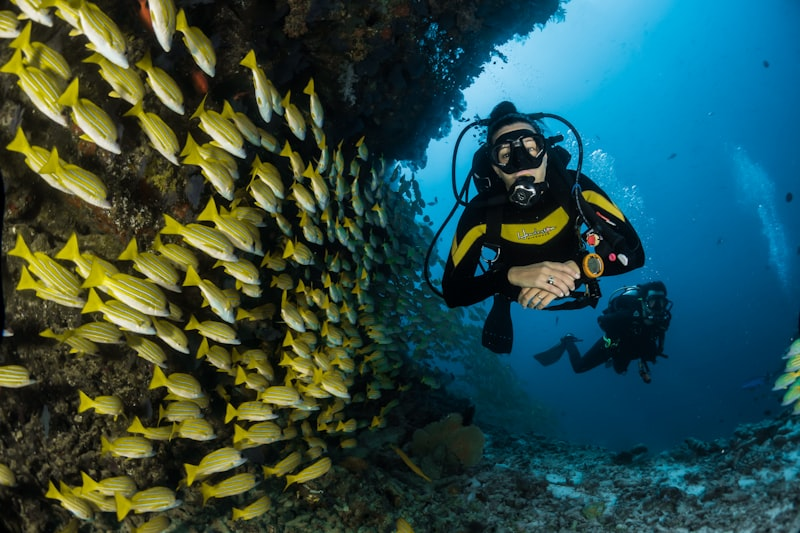
#> input picture sample_images/coral_reef.jpg, 800 x 533 px
$ python -i color_correction.py   (imports and definitions only)
#> lines starting #> are read from the running program, lines starting #| are printed output that depends on the picture
#> further down, picture is the input picture: shape (533, 800, 3); mean B, G, R 72.1, 76.7, 43.2
"""
Color Correction Module
- Red channel compensation (underwater red attenuation)
- White balance (Gray World, Max-RGB, Histogram Stretching)
"""
import cv2
import numpy as np


def compensate_red_channel(img):
    """
    Compensate for red light absorption in underwater images.
    Red light is absorbed first in water, so we boost the red channel
    based on the green and blue channel averages.
    """
    b, g, r = cv2.split(img.astype(np.float64))
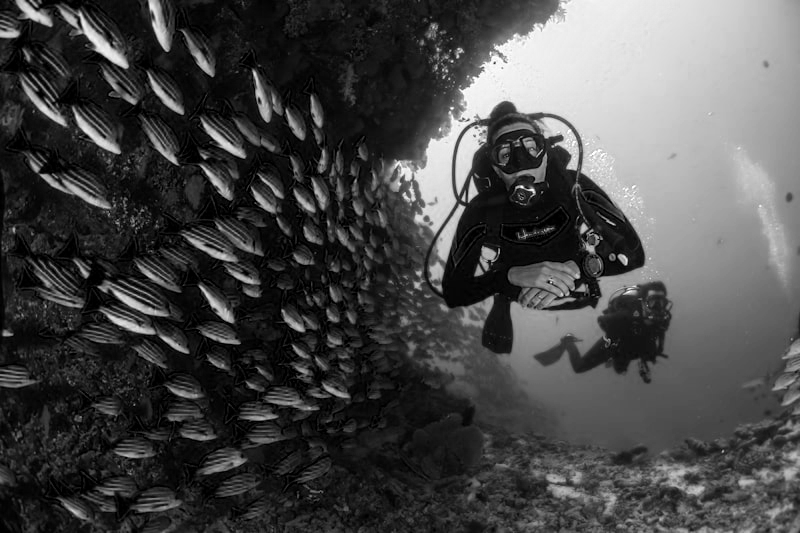
#> b: shape (533, 800) float64; min 0, max 255, mean 72.1
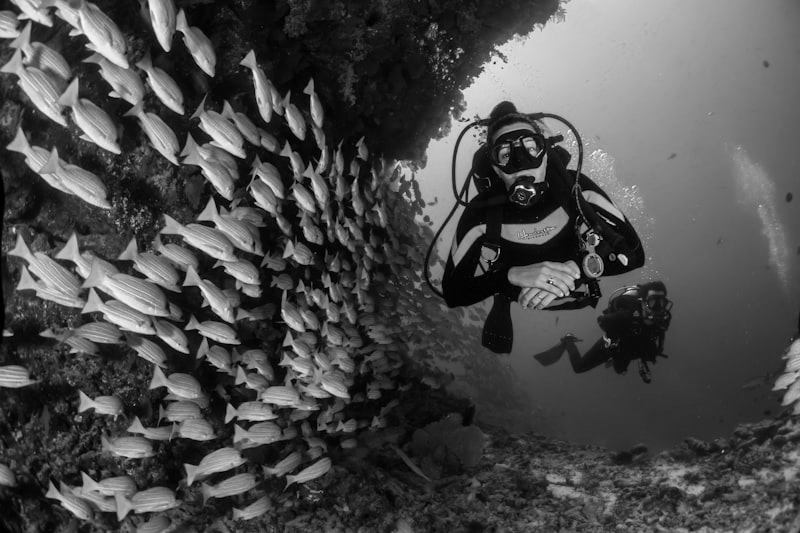
#> g: shape (533, 800) float64; min 0, max 255, mean 76.7
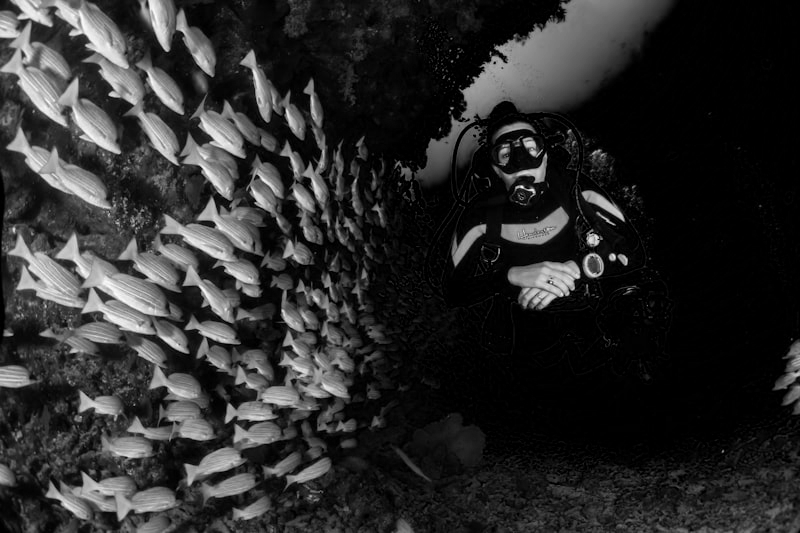
#> r: shape (533, 800) float64; min 0, max 253, mean 43.2

    r_mean = r.mean()
#> r_mean = 43.22
    g_mean = g.mean()
#> g_mean = 76.69
    b_mean = b.mean()
#> b_mean = 72.1

    # Compensation factor: how much red is lost relative to green
    if r_mean > 0:
        compensation = (g_mean - r_mean) * (r / g_mean) if g_mean > 0 else 0
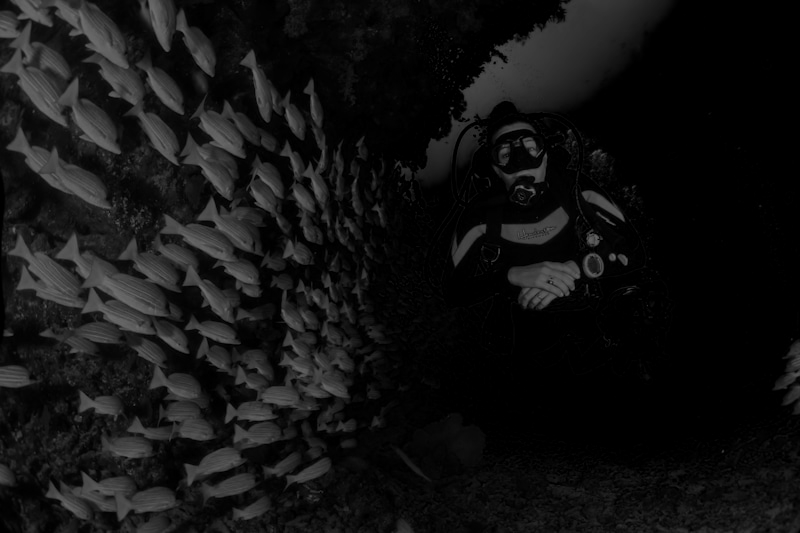
#> compensation: shape (533, 800) float64; min 0, max 110.4, mean 18.9
        r_compensated = np.clip(r + compensation, 0, 255)
    else:
        r_compensated = r

    result = cv2.merge([b, g, r_compensated]).astype(np.uint8)
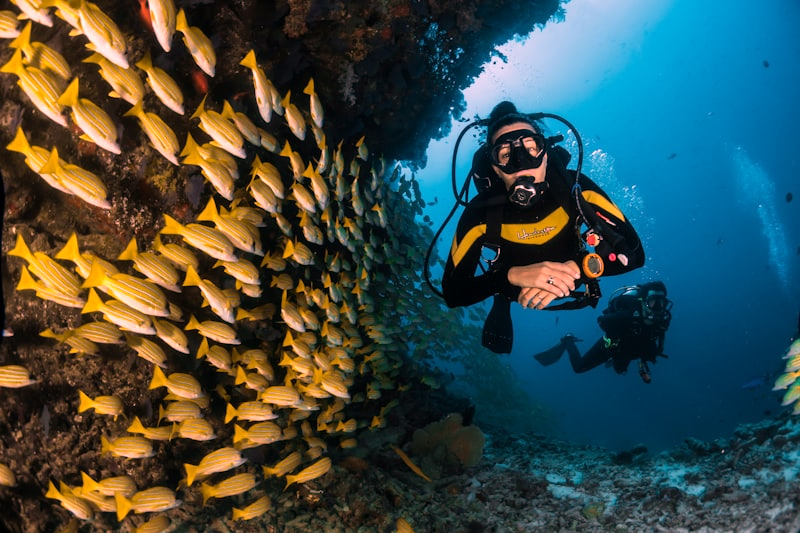
#> result: shape (533, 800, 3); mean B, G, R 72.1, 76.7, 60.4
    return result


def gray_world_white_balance(img):
    """
    Gray World Assumption: the average color of a scene should be gray.
    Adjusts each channel so its mean equals the overall mean.
    Formula: channel_out = channel * (avg_all / avg_channel)
    """
    b, g, r = cv2.split(img.astype(np.float64))
    avg_all = (b.mean() + g.mean() + r.mean()) / 3.0
#> avg_all = 69.73

    b_balanced = np.clip(b * (avg_all / max(b.mean(), 1)), 0, 255)
    g_balanced = np.clip(g * (avg_all / max(g.mean(), 1)), 0, 255)
    r_balanced = np.clip(r * (avg_all / max(r.mean(), 1)), 0, 255)
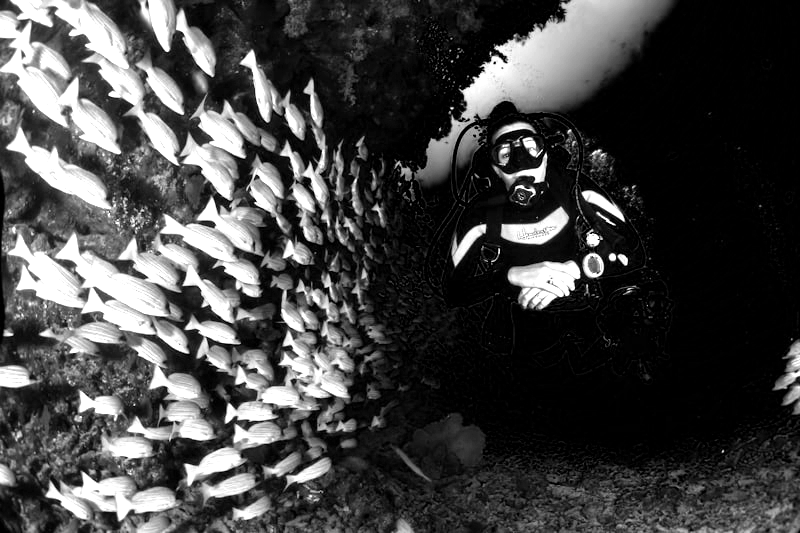
#> r_balanced: shape (533, 800) float64; min 0, max 255, mean 67.7

    return cv2.merge([b_balanced, g_balanced, r_balanced]).astype(np.uint8)
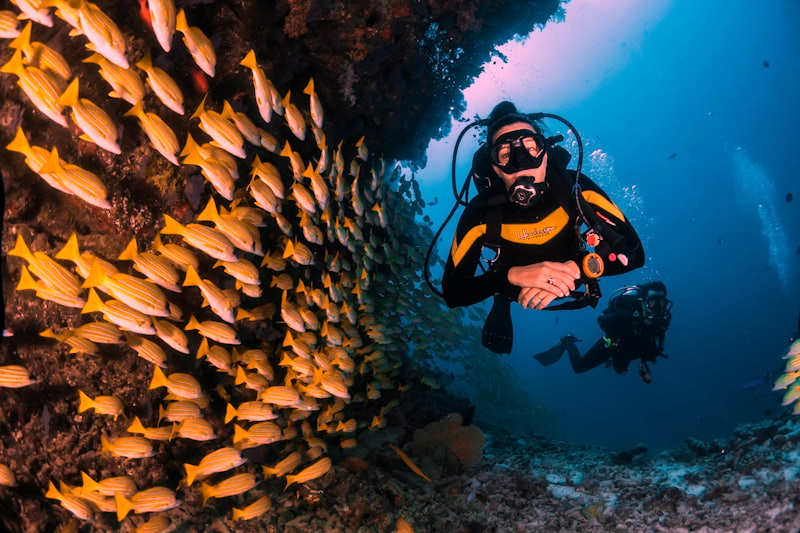
#> returned value: shape (533, 800, 3); mean of channels 0, 1, 2 69.2, 69.3, 67.3; drawn as B, G, R


def max_rgb_white_balance(img):
    """
    Max-RGB White Balance: normalize each channel by its maximum value.
    Formula: channel_out = channel * (255 / max_channel)
    """
    b, g, r = cv2.split(img.astype(np.float64))

    b_balanced = np.clip(b * (255.0 / max(b.max(), 1)), 0, 255)
    g_balanced = np.clip(g * (255.0 / max(g.max(), 1)), 0, 255)
    r_balanced = np.clip(r * (255.0 / max(r.max(), 1)), 0, 255)

    return cv2.merge([b_balanced, g_balanced, r_balanced]).astype(np.uint8)


def histogram_stretching(img):
    """
    Stretch each color channel's histogram to full [0, 255] range.
    Formula: out = (pixel - min) / (max - min) * 255
    """
    result = np.zeros_like(img, dtype=np.float64)
    for i in range(3):
        channel = img[:, :, i].astype(np.float64)
        c_min = np.percentile(channel, 1)   # 1st percentile to avoid outliers
        c_max = np.percentile(channel, 99)  # 99th percentile
        if c_max - c_min > 0:
            result[:, :, i] = np.clip((channel - c_min) / (c_max - c_min) * 255, 0, 255)
        else:
            result[:, :, i] = channel

    return result.astype(np.uint8)


def apply_color_correction(img, method="gray_world", red_comp=True):
    """Apply color correction with optional red channel compensation."""
    result = img.copy()

    if red_comp:
        result = compensate_red_channel(result)

    if method == "gray_world":
        result = gray_world_white_balance(result)
    elif method == "max_rgb":
        result = max_rgb_white_balance(result)
    elif method == "histogram_stretch":
        result = histogram_stretching(result)

    return result

>>> import cv2
>>> picture = cv2.imread('sample_images/coral_reef.jpg')
>>> result = apply_color_correction(picture)

$ run again, on sample_images/deep_ocean.jpg
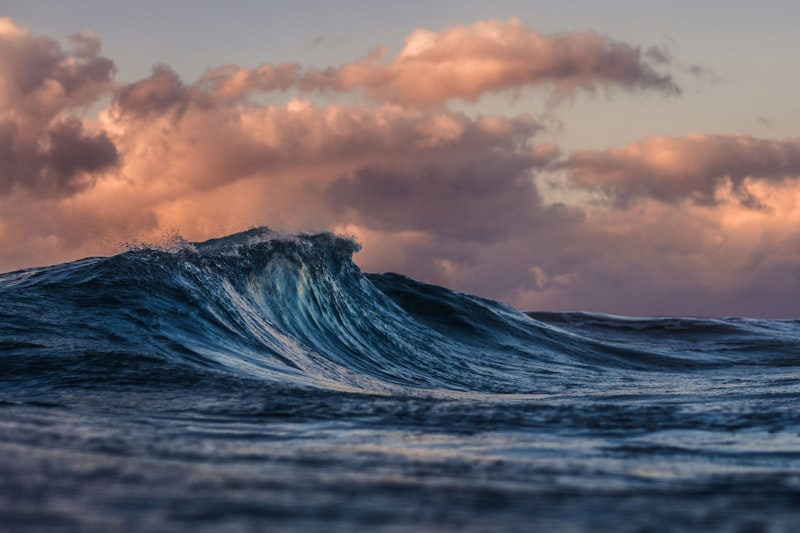
#> input picture sample_images/deep_ocean.jpg, 800 x 533 px
#> picture is the input picture: shape (533, 800, 3); mean B, G, R 106.9, 100.3, 107.3
#> in compensate_red_channel, `b, g, r = cv2.split(img.astype(np.float64))`:
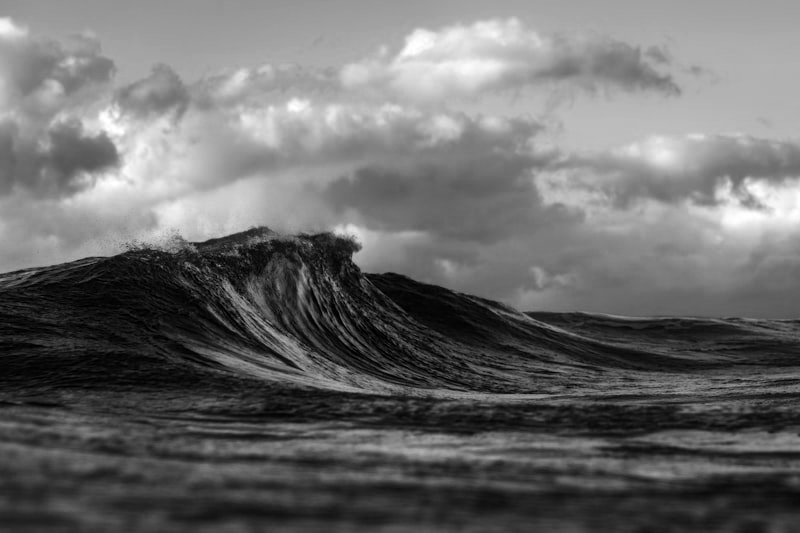
#> r: shape (533, 800) float64; min 0, max 255, mean 107.3
#> r_mean = 107.3
#> g_mean = 100.3
#> b_mean = 106.9
#> in compensate_red_channel, `compensation = (g_mean - r_mean) * (r / g_mean) if g_mean > 0 else 0`:
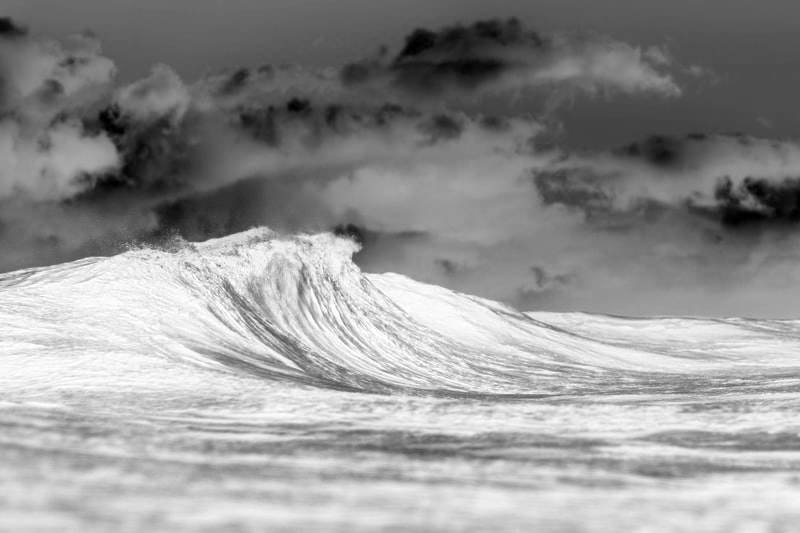
#> compensation: shape (533, 800) float64; min -17.8, max 0, mean -7.49; drawn with min black and max white
#> avg_all = 102.2

$ run again, on sample_images/diver.jpg
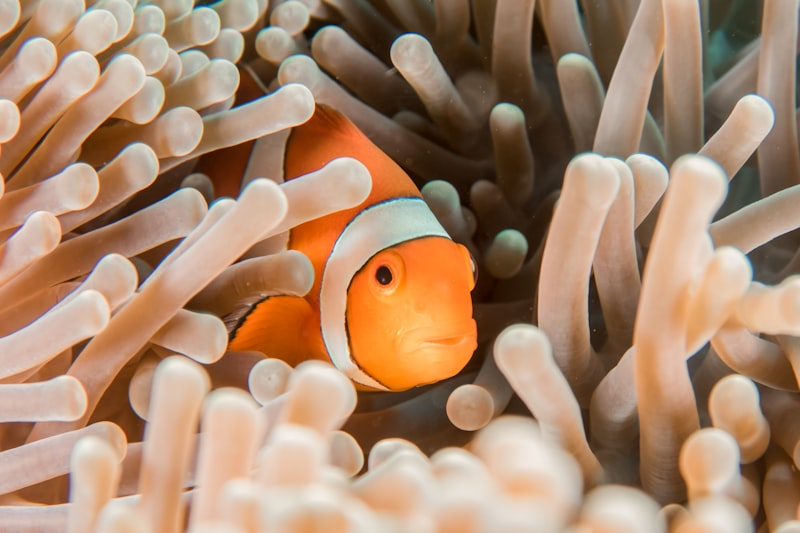
#> input picture sample_images/diver.jpg, 800 x 533 px
#> picture is the input picture: shape (533, 800, 3); mean B, G, R 108.8, 135, 168.9
#> in compensate_red_channel, `b, g, r = cv2.split(img.astype(np.float64))`:
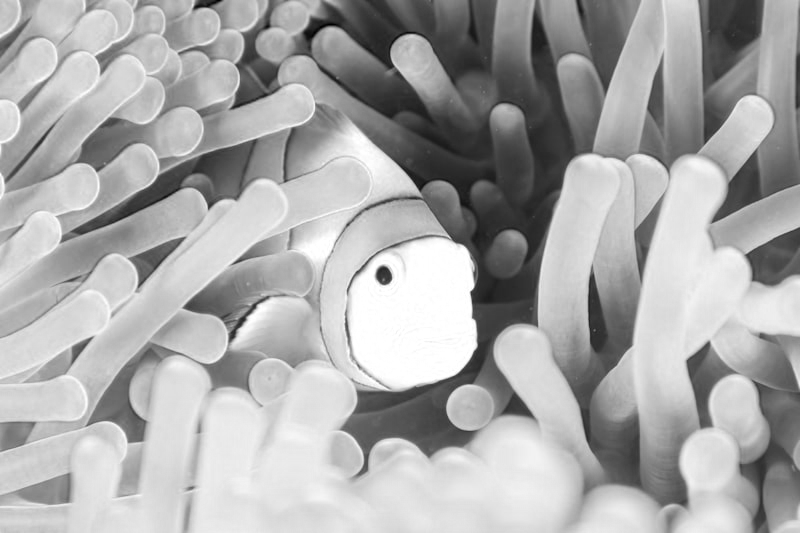
#> r: shape (533, 800) float64; min 0, max 255, mean 168.9
#> r_mean = 168.9
#> g_mean = 135
#> b_mean = 108.8
#> avg_all = 123.3
#> in gray_world_white_balance, `return cv2.merge([b_balanced, g_balanced, r_balanced]).astype(np.uint8)`:
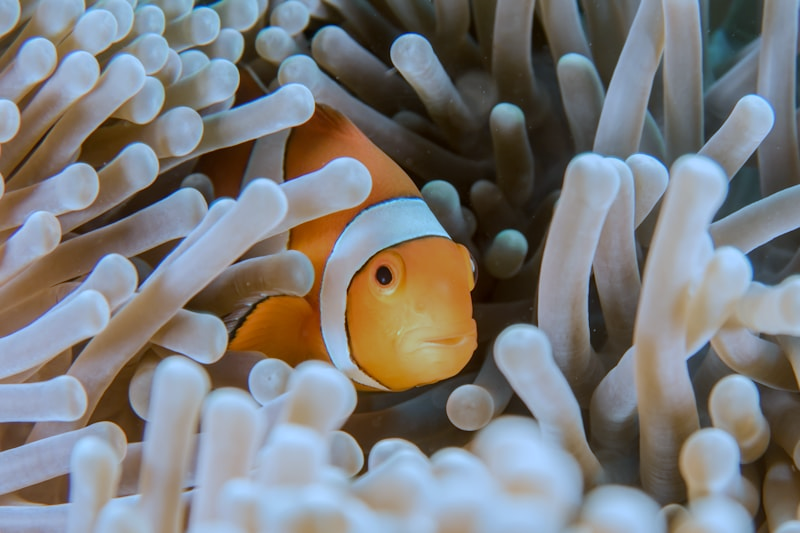
#> returned value: shape (533, 800, 3); mean of channels 0, 1, 2 122.8, 122.8, 122.8; drawn as B, G, R

$ run again, on sample_images/jellyfish.jpg
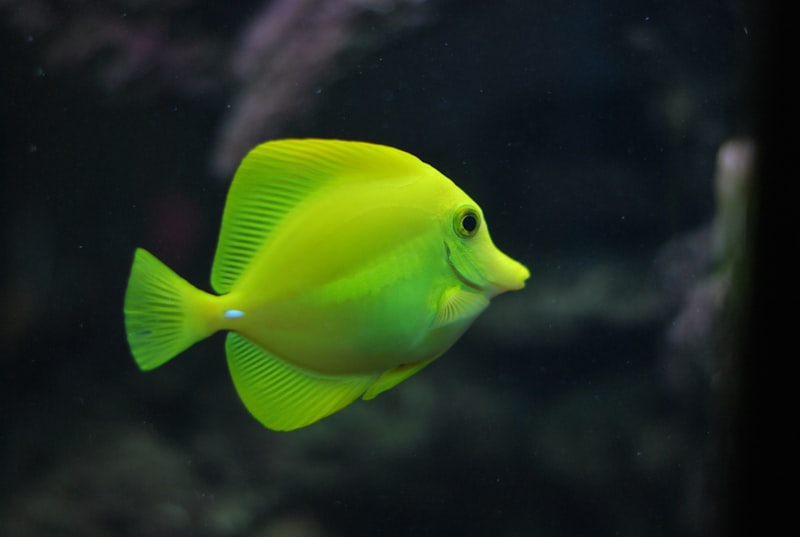
#> input picture sample_images/jellyfish.jpg, 800 x 537 px
#> picture is the input picture: shape (537, 800, 3); mean B, G, R 28.8, 49.3, 36
#> r_mean = 35.97
#> g_mean = 49.35
#> b_mean = 28.79
#> avg_all = 41.11
#> in gray_world_white_balance, `return cv2.merge([b_balanced, g_balanced, r_balanced]).astype(np.uint8)`:
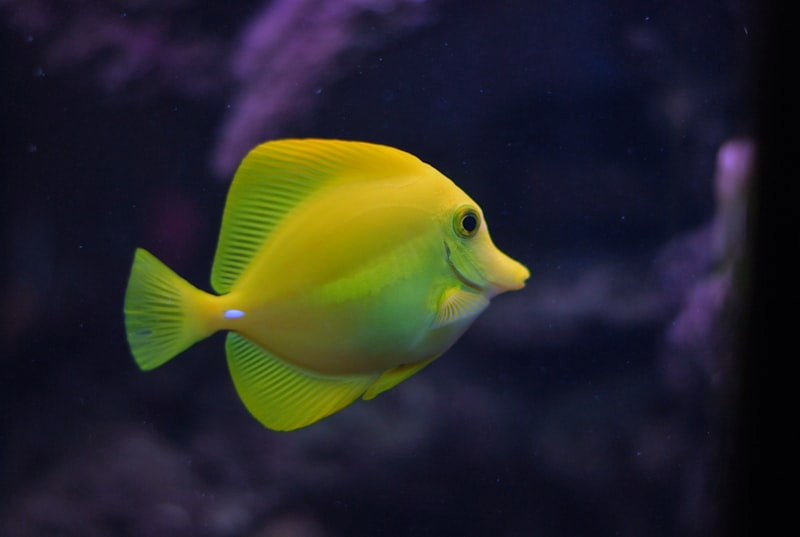
#> returned value: shape (537, 800, 3); mean of channels 0, 1, 2 40.6, 40.5, 40.6; drawn as B, G, R
